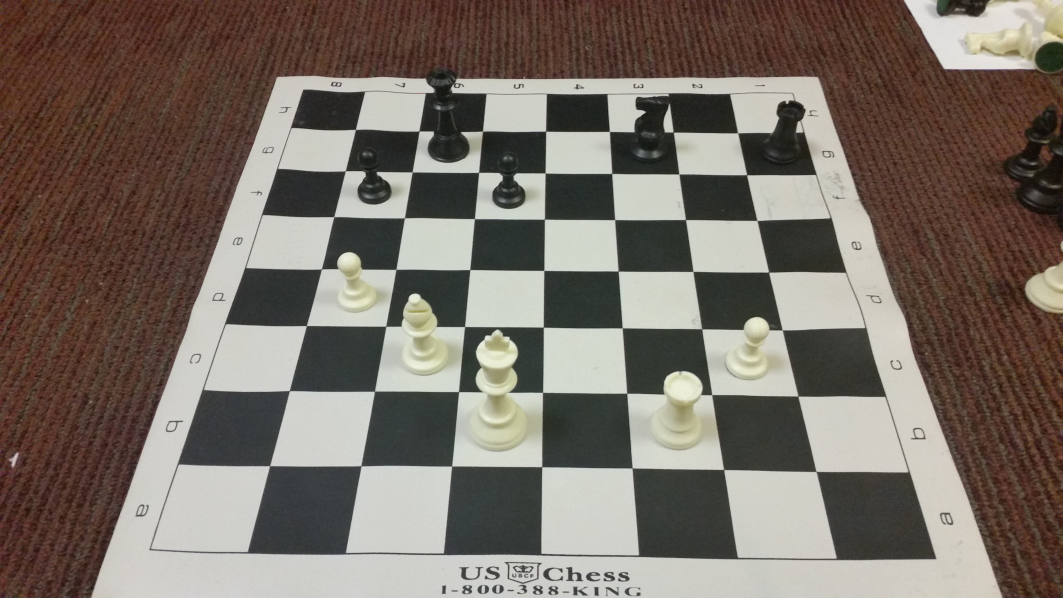
#> input picture images/10_1.jpg, 5312 x 2988 px, found by its file name (shown at 1/5 size); its folder holds only this picture in this run
$ python chessvision_old.py --image images/10_1.jpg   (older library calls are emulated)
#> lines starting #> are read from the running program, lines starting #| are printed output that depends on the picture
### board.py
import cv2
import numpy as np
import utils
from sklearn import svm
from sklearn.externals import joblib
import preprocessing
from defs import *
import math

aspect_ratios = [1]

boardPts = np.zeros( (3, 4), np.float32)
numPts = 0

# [11 lines left out: function selectPoints, not called in this run]

class Board:
	def __init__(self, image):
		self.image = image
		self.board = np.zeros( (8, 8) )
		self.probabilities = None
		self.homography = None
		self.homography_inv = None
		self.transformedBoard = None

		# Classification
		self.centers_sift = np.load("feature_data/SIFT/centers.npy")
		self.centers_dsift = np.load("feature_data/DSIFT/centers.npy")

	########################################################
	####    											####
	####       BOARD RECOGNITION						####
	####												####
	########################################################

	def constructFromImage(self):
		clone = self.image.copy()

		cv2.namedWindow("image")
		cv2.setMouseCallback("image", selectPoints)

		cv2.imshow("image", self.image)
		while True:
			key = cv2.waitKey(0)

			if key == ord("r"):
				self.image = clone.copy()

			if key == ord("c"):
				break

		imagePts = np.array([(0, 640, 640, 0),
					(0, 0, 640, 640)],
					np.float32)

		# self.computeHomography(boardPts, imagePts)
		self.computeHomography2(np.transpose(boardPts), np.transpose(imagePts))


	# [337 lines left out: functions constructFromImageWithPoints, constructFromImageTest, computeHomography, computeHomography2, displayTransformedImage, displayHomographyMatrix and 9 more, not called in this run]


	########################################################
	####    											####
	####       DISPLAY									####
	####												####
	########################################################

	def displayBoard(self):
		print(self.board)


	def findPiecesCanny(self):
		edges = cv2.Canny(self.transformedBoard, 50, 200)
		cv2.imshow("Canny", edges)

### chessvision_old.py
import cv2
import argparse
from board import Board
import plots
from defs import *

ap = argparse.ArgumentParser()
ap.add_argument("-i", "--image", required=True, help="Path to the image")
args = vars(ap.parse_args())

image = cv2.imread("images/" + args["image"])
#> image is the input picture: shape (2988, 5312, 3); mean B, G, R 101.7, 110.5, 120.3
image = cv2.resize(image, (int(0.2*image.shape[1]), int(0.2*image.shape[0])))
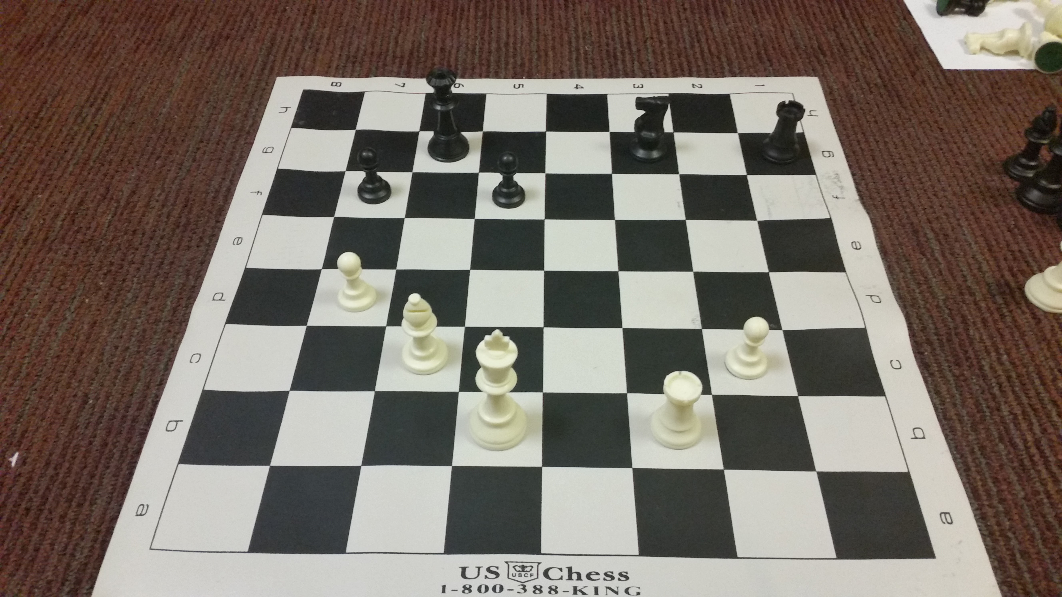
#> image: shape (597, 1062, 3); mean B, G, R 101.6, 110.3, 120.2

board = Board(image)
#> (reads feature_data/centers.npy from the repository)
board.constructFromImage()
#> (key Esc is pressed here)
board.displayHomographyMatrix()
board.displayTransformedImage()

board.detectPiecesSIFT()
board.detectPiecesNN()
board.detectPiecesHOG()

board.displayBoard()

# plots.heatmap(board.probabilities)
# for piece in pieces:
# 	plots.heatmap(board.probabilities, piece)

cv2.waitKey(0)
cv2.destroyAllWindows()
